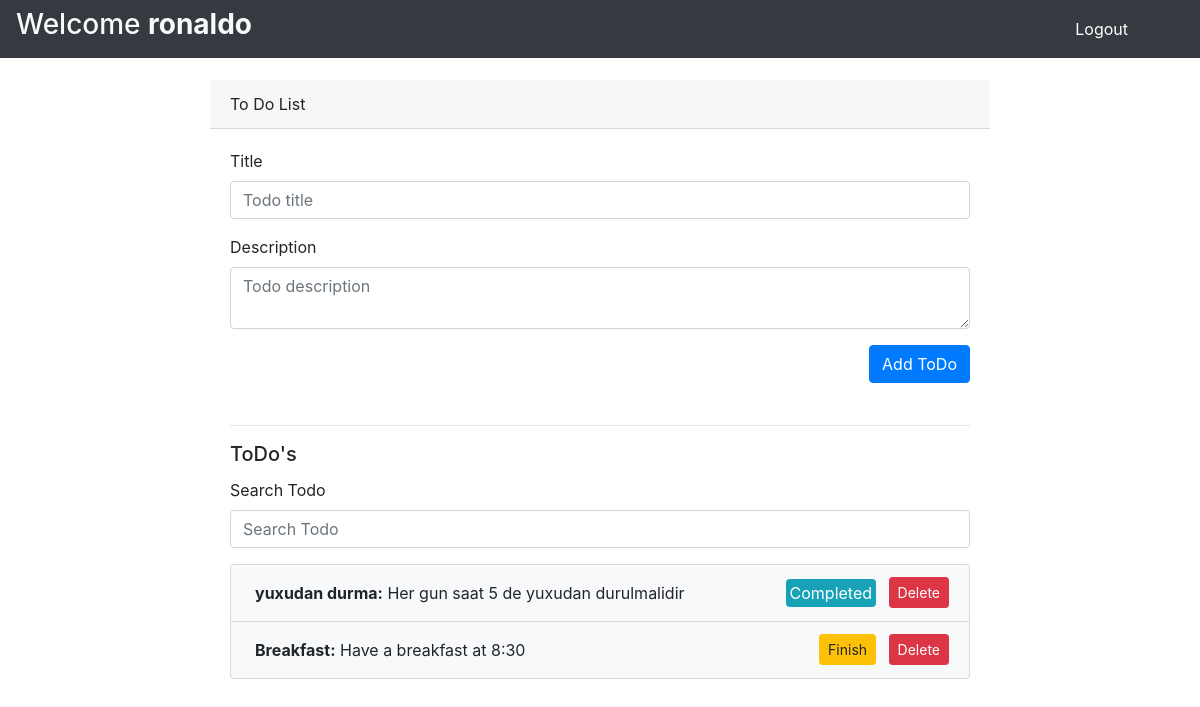
Before: / (signed in) with the older database file.
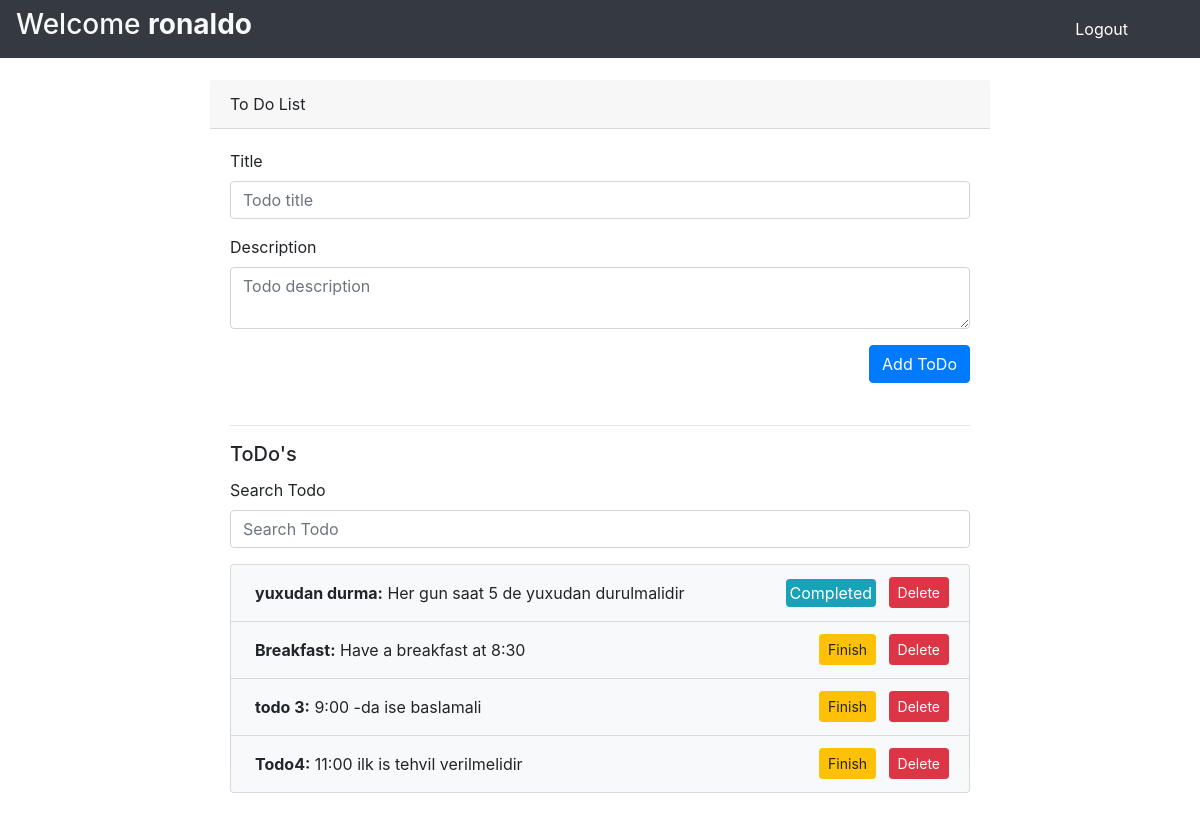
After: the same page with the newer database file.
### index.py (models this page shows)
class Todolist(db.Model):
    id = db.Column(db.Integer, primary_key=True)
    user_id = db.Column(db.Integer, None, db.ForeignKey('users.id'))
    title = db.Column(db.String(100))
    description = db.Column(db.String(1000))
    complete = db.Column(db.Boolean)
    date_cr = db.Column(db.DateTime(timezone=True), server_default=func.now())
    date_up = db.Column(db.DateTime(timezone=True), server_default=func.now(), onupdate=func.now())

### index.py (the view)
@app.route('/')
@login_required
def index():
    form = TodoForm()
    todos = Todolist.query.filter_by(user_id=current_user.id)
    return render_template('index.html', form=form, todos=todos)

### main/forms.py
class TodoForm(FlaskForm):
	title = StringField('Title',validators=[
		DataRequired(),
		Length(min=4),
		])
	description = TextAreaField('Description', validators=[
		DataRequired(),
		Length(min=4, max=1000),
		])
	search = StringField('Search Todo')

### index.py (called while the page is built)
@login_manager.user_loader
def load_user(user_id):
    return Users.query.get(int(user_id))

### templates/index.html (shortened to what this page needs)
{% extends "layout.html" %}
{% block navbar %}
{% include "includes/navbar.html" %}
{% endblock navbar %}
{% block body %}
	<div class="container" style="margin-top: 80px;">
		<div class="card-row col-md-9 ml-auto mr-auto">
			<div class="card-header">To Do List</div>
			<div class="card-body">
				<form id="form">
					<div class="form-group">
						{{form.title.label}}
						{{form.title(class_='form-control', placeholder='Todo title')}}
					</div>
					<div class="form-group">
						{{form.description.label}}
						{{form.description(class_='form-control', placeholder='Todo description', row=4)}}
					</div>
				</form>
				<button class="btn btn-primary float-right" id="submit">Add ToDo</button>
				<br>
			</div>
			<div class="card-body">
				<hr>
				<h5 class="card-title" id="tasks-title">ToDo's</h5>
				<div class="form-group">
					{{form.search.label}}
					{{form.search(class_='form-control', placeholder='Search Todo')}}
				</div>
				<ul class="list-group">
					{% if todos %}
					   {% for todo in todos %}
							<li class="list-group-item d-flex justify-content-between bg-light">
								<span class="align-middle p-1 float-left"><b>{{todo.title}}:</b> {{todo.description}}</span>
								<div class="float-right">
									{% if todo.complete == 1 %}
										<span class="bg-info align-middle p-1 rounded text-white mr-2">Completed</span>
									{% else %}
									    <button class="btn btn-sm btn-warning finish mr-2" value="{{todo.id }}">Finish</button>
									{% endif %}
									<button class="btn btn-sm btn-danger delete" value="{{todo.id}}">Delete</button>
								</div>
							</li>
					   {% endfor %}
					{% else %}
					<div class="alert alert-warning">You have not any todo yet</div>
					{% endif %}
				</ul>
				<br>
			</div>
		</div>
	</div>
{% endblock body %}

Changed rows visible on the page:
added Todolist: title "todo 3", description "9:00 -da ise baslamali", {{ todo.id }} 3 (drawn)
added Todolist: title "Todo4", description "11:00 ilk is tehvil verilmelidir", {{ todo.id }} 4 (drawn)
